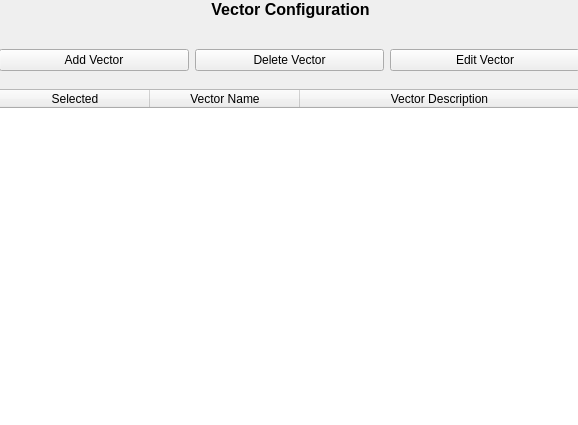
<?xml version="1.0" encoding="UTF-8"?>
<ui version="4.0">
 <class>Form</class>
 <widget class="QWidget" name="Form">
  <property name="geometry">
   <rect>
    <x>0</x>
    <y>0</y>
    <width>578</width>
    <height>425</height>
   </rect>
  </property>
  <property name="windowTitle">
   <string>Form</string>
  </property>
  <widget class="QWidget" name="horizontalLayoutWidget">
   <property name="geometry">
    <rect>
     <x>-1</x>
     <y>89</y>
     <width>581</width>
     <height>341</height>
    </rect>
   </property>
   <layout class="QHBoxLayout" name="horizontalLayout">
    <item>
     <widget class="QTableWidget" name="tableWidget">
      <property name="tabletTracking">
       <bool>false</bool>
      </property>
      <property name="sortingEnabled">
       <bool>true</bool>
      </property>
      <property name="wordWrap">
       <bool>true</bool>
      </property>
      <property name="columnCount">
       <number>3</number>
      </property>
      <attribute name="horizontalHeaderCascadingSectionResizes">
       <bool>true</bool>
      </attribute>
      <attribute name="horizontalHeaderMinimumSectionSize">
       <number>50</number>
      </attribute>
      <attribute name="horizontalHeaderDefaultSectionSize">
       <number>150</number>
      </attribute>
      <attribute name="horizontalHeaderStretchLastSection">
       <bool>true</bool>
      </attribute>
      <attribute name="verticalHeaderShowSortIndicator" stdset="0">
       <bool>true</bool>
      </attribute>
      <attribute name="verticalHeaderStretchLastSection">
       <bool>false</bool>
      </attribute>
      <column>
       <property name="text">
        <string>Selected</string>
       </property>
      </column>
      <column>
       <property name="text">
        <string>Vector Name</string>
       </property>
      </column>
      <column>
       <property name="text">
        <string>Vector Description</string>
       </property>
      </column>
     </widget>
    </item>
   </layout>
  </widget>
  <widget class="QWidget" name="verticalLayoutWidget">
   <property name="geometry">
    <rect>
     <x>0</x>
     <y>0</y>
     <width>581</width>
     <height>31</height>
    </rect>
   </property>
   <layout class="QVBoxLayout" name="verticalLayout_2">
    <item>
     <widget class="QLabel" name="label">
      <property name="font">
       <font>
        <pointsize>12</pointsize>
        <weight>75</weight>
        <bold>true</bold>
       </font>
      </property>
      <property name="text">
       <string>Vector Configuration</string>
      </property>
      <property name="alignment">
       <set>Qt::AlignHCenter|Qt::AlignTop</set>
      </property>
     </widget>
    </item>
   </layout>
  </widget>
  <widget class="QWidget" name="horizontalLayoutWidget_2">
   <property name="geometry">
    <rect>
     <x>-1</x>
     <y>30</y>
     <width>581</width>
     <height>61</height>
    </rect>
   </property>
   <layout class="QHBoxLayout" name="horizontalLayout_2">
    <item>
     <widget class="QPushButton" name="pushButton_3">
      <property name="text">
       <string>Add Vector</string>
      </property>
     </widget>
    </item>
    <item>
     <widget class="QPushButton" name="pushButton_2">
      <property name="text">
       <string>Delete Vector</string>
      </property>
     </widget>
    </item>
    <item>
     <widget class="QPushButton" name="pushButton">
      <property name="text">
       <string>Edit Vector</string>
      </property>
     </widget>
    </item>
   </layout>
  </widget>
 </widget>
 <resources/>
 <connections/>
</ui>
